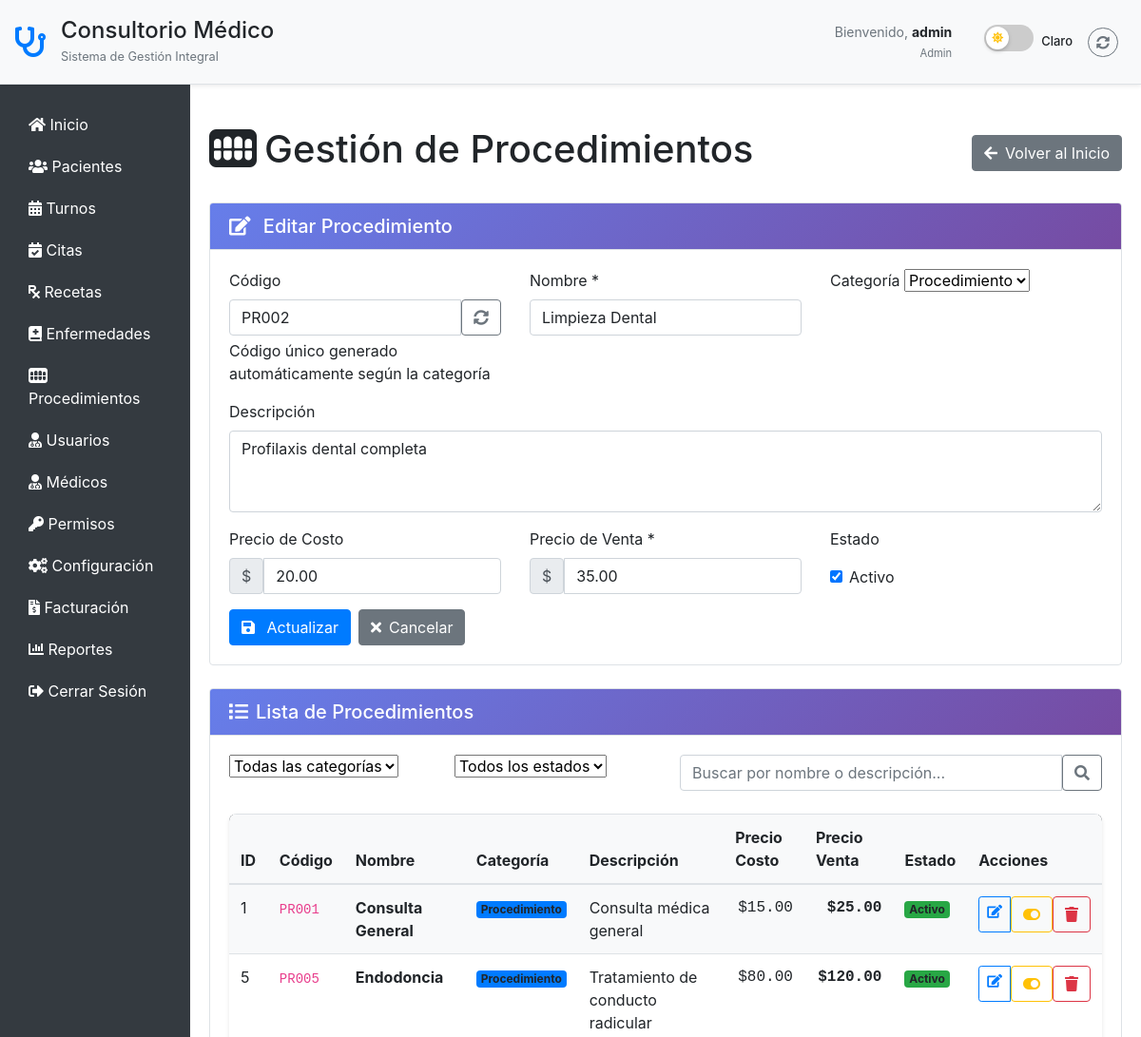
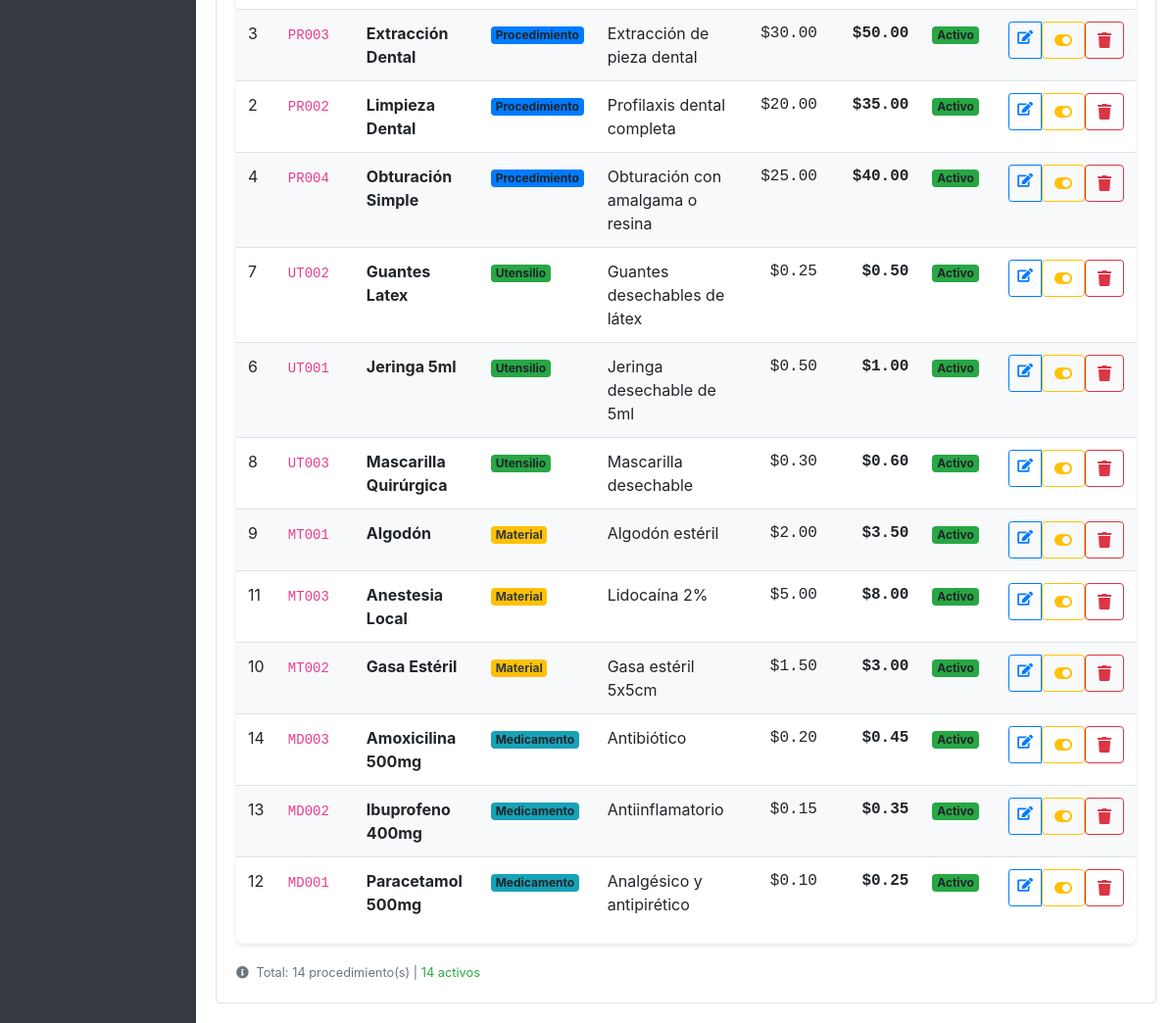
Screenshot of /procedimientos.php?edit=2 (signed in) with the database file from the repository (2 pictures, top to bottom).
### tables this page shows
CREATE TABLE `procedimientos` (
  `id` int NOT NULL AUTO_INCREMENT,
  `codigo` varchar(20) DEFAULT NULL,
  `nombre` varchar(255) NOT NULL,
  `descripcion` text,
  `precio_costo` decimal(10,2) DEFAULT '0.00',
  `precio_venta` decimal(10,2) NOT NULL DEFAULT '0.00',
  `categoria` enum('procedimiento','utensilio','material','medicamento') DEFAULT 'procedimiento',
  `activo` tinyint(1) DEFAULT '1',
  `created_at` timestamp NULL DEFAULT CURRENT_TIMESTAMP,
  `updated_at` timestamp NULL DEFAULT CURRENT_TIMESTAMP ON UPDATE CURRENT_TIMESTAMP,
  PRIMARY KEY (`id`),
  UNIQUE KEY `codigo` (`codigo`),
  KEY `idx_categoria` (`categoria`),
  KEY `idx_activo` (`activo`)
);

### procedimientos.php (the view, shortened to what the rows shown need)
<?php
require_once 'permissions.php';
$where_conditions = [];
$params = [];
$where_clause = !empty($where_conditions) ? "WHERE " . implode(" AND ", $where_conditions) : "";
try {
    $stmt = $conn->prepare("SELECT * FROM procedimientos $where_clause ORDER BY categoria, nombre");
    $stmt->execute($params);
    $procedimientos = $stmt->fetchAll(PDO::FETCH_ASSOC);
} catch (PDOException $e) {
    $error = "Error al obtener procedimientos: " . $e->getMessage();
    $procedimientos = [];
}
$procedimiento_edit = null;
if (isset($_GET['edit'])) {
    $edit_id = intval($_GET['edit']);
    try {
        $stmt = $conn->prepare("SELECT * FROM procedimientos WHERE id = ?");
        $stmt->execute([$edit_id]);
        $procedimiento_edit = $stmt->fetch(PDO::FETCH_ASSOC);
    } catch (PDOException $e) {
        $error = "Error al obtener procedimiento: " . $e->getMessage();
    }
}
?>
<!DOCTYPE html>
<html lang="es">
<head>
    <link rel="stylesheet" href="https://stackpath.bootstrapcdn.com/bootstrap/4.5.2/css/bootstrap.min.css">
    <link rel="stylesheet" href="https://cdnjs.cloudflare.com/ajax/libs/font-awesome/5.15.3/css/all.min.css">
    <link rel="stylesheet" href="css/dark-mode.css">
</head>
<body>
    <div class="container-fluid">
        <div class="row">
            <div class="col-md-10 content">
                <div class="d-flex justify-content-between align-items-center my-4">
                    <h1><i class="fas fa-teeth mr-2"></i>Gestión de Procedimientos</h1>
                </div>
                <div class="card mb-4">
                    <div class="card-body">
                        <form method="POST">
                            <div class="row">
                                <div class="col-md-4">
                                    <div class="mb-3">
                                        <div class="input-group">
                                            <input type="text" class="form-control" id="codigo" name="codigo"
                                                   value="<?= htmlspecialchars($procedimiento_edit['codigo'] ?? '') ?>"
                                                   placeholder="Se generará automáticamente">
                                            <button type="button" class="btn btn-outline-secondary" id="btnRegenerar"
                                                    title="Generar código automático">
                                                <i class="fas fa-sync-alt"></i>
                                            </button>
                                        </div>
                                    </div>
                                </div>
                                <div class="col-md-4">
                                    <div class="mb-3">
                                        <label for="nombre" class="form-label">Nombre *</label>
                                        <input type="text" class="form-control" id="nombre" name="nombre"
                                               value="<?= htmlspecialchars($procedimiento_edit['nombre'] ?? '') ?>" required>
                                    </div>
                                </div>
                                <div class="col-md-4">
                                    <div class="mb-3">
                                        <label for="categoria" class="form-label">Categoría</label>
                                        <select class="form-select" id="categoria" name="categoria">
                                            <option value="procedimiento" <?= ($procedimiento_edit['categoria'] ?? '') === 'procedimiento' ? 'selected' : '' ?>>
                                                Procedimiento
                                            </option>
                                        </select>
                                    </div>
                                </div>
                            </div>
                            <div class="mb-3">
                                <label for="descripcion" class="form-label">Descripción</label>
                                <textarea class="form-control" id="descripcion" name="descripcion" rows="3"><?= htmlspecialchars($procedimiento_edit['descripcion'] ?? '') ?></textarea>
                            </div>
                            <div class="row">
                                <div class="col-md-4">
                                    <div class="mb-3">
                                        <div class="input-group">
                                            <span class="input-group-text">$</span>
                                            <input type="number" class="form-control" id="precio_costo" name="precio_costo"
                                                   step="0.01" min="0" value="<?= $procedimiento_edit['precio_costo'] ?? '0' ?>">
                                        </div>
                                    </div>
                                </div>
                                <div class="col-md-4">
                                    <div class="mb-3">
                                        <div class="input-group">
                                            <span class="input-group-text">$</span>
                                            <input type="number" class="form-control" id="precio_venta" name="precio_venta"
                                                   step="0.01" min="0.01" value="<?= $procedimiento_edit['precio_venta'] ?? '' ?>" required>
                                        </div>
                                    </div>
                                </div>
                                <div class="col-md-4">
                                    <div class="mb-3">
                                        <div class="form-check form-switch mt-2">
                                            <input class="form-check-input" type="checkbox" id="activo" name="activo"
                                                   <?= ($procedimiento_edit['activo'] ?? 1) ? 'checked' : '' ?>>
                                            <label class="form-check-label" for="activo">Activo</label>
                                        </div>
                                    </div>
                                </div>
                            </div>
                        </form>
                    </div>
                </div>
                <div class="card">
                    <div class="card-body">
                        <div class="table-responsive">
                            <table class="table table-striped">
                                <thead class="table-dark">
                                    <tr>
                                        <th>ID</th>
                                        <th>Código</th>
                                        <th>Nombre</th>
                                        <th>Categoría</th>
                                        <th>Descripción</th>
                                        <th>Precio Costo</th>
                                        <th>Precio Venta</th>
                                        <th>Estado</th>
                                        <th>Acciones</th>
                                    </tr>
                                </thead>
                                <tbody>
                                    <?php if (empty($procedimientos)): ?>
                                        <tr>
                                            <td colspan="9" class="text-center py-4">
                                                <i class="fas fa-inbox fa-2x text-muted mb-2"></i>
                                                <br>No se encontraron procedimientos
                                            </td>
                                        </tr>
                                    <?php else: ?>
                                        <?php foreach ($procedimientos as $proc): ?>
                                            <tr>
                                                <td><?= $proc['id'] ?></td>
                                                <td>
                                                    <?= !empty($proc['codigo']) ? '<code>' . htmlspecialchars($proc['codigo']) . '</code>' : '<em class="text-muted">Sin código</em>' ?>
                                                </td>
                                                <td>
                                                    <strong><?= htmlspecialchars($proc['nombre']) ?></strong>
                                                </td>
                                                <td>
                                                    <?php
                                                    switch($proc['categoria']) {
                                                        case 'procedimiento':
                                                            $categoria_class = 'bg-primary';
                                                            break;
                                                        case 'utensilio':
                                                            $categoria_class = 'bg-success';
                                                            break;
                                                        case 'material':
                                                            $categoria_class = 'bg-warning text-dark';
                                                            break;
                                                        case 'medicamento':
                                                            $categoria_class = 'bg-info';
                                                            break;
                                                    }
                                                    ?>
                                                    <span class="badge <?= $categoria_class ?> categoria-badge">
                                                        <?= ucfirst($proc['categoria']) ?>
                                                    </span>
                                                </td>
                                                <td>
                                                    <?= !empty($proc['descripcion']) ? htmlspecialchars($proc['descripcion']) : '<em class="text-muted">Sin descripción</em>' ?>
                                                </td>
                                                <td class="precio-cell">
                                                    $<?= number_format($proc['precio_costo'], 2) ?>
                                                </td>
                                                <td class="precio-cell">
                                                    <strong>$<?= number_format($proc['precio_venta'], 2) ?></strong>
                                                </td>
                                                <td>
                                                    <?php if ($proc['activo']): ?>
                                                        <span class="badge bg-success">Activo</span>
                                                    <?php else: ?>
                                                        <span class="badge bg-danger">Inactivo</span>
                                                    <?php endif; ?>
                                                </td>
                                                <td>
                                                    <div class="btn-group btn-group-sm">
                                                        <a href="?edit=<?= $proc['id'] ?>" class="btn btn-outline-primary" title="Editar">
                                                            <i class="fas fa-edit"></i>
                                                        </a>
                                                        <form method="POST" style="display: inline;"
                                                              onsubmit="return confirm('¿Cambiar el estado de este procedimiento?')">
                                                            <button type="submit" class="btn btn-outline-warning" title="Cambiar Estado">
                                                                <i class="fas fa-toggle-<?= $proc['activo'] ? 'on' : 'off' ?>"></i>
                                                            </button>
                                                        </form>
                                                        <form method="POST" style="display: inline;"
                                                              onsubmit="return confirm('¿Está seguro de eliminar este procedimiento? Esta acción no se puede deshacer.')">
                                                            <button type="submit" class="btn btn-outline-danger" title="Eliminar">
                                                                <i class="fas fa-trash"></i>
                                                            </button>
                                                        </form>
                                                    </div>
                                                </td>
                                            </tr>
                                        <?php endforeach; ?>
                                    <?php endif; ?>
                                </tbody>
                            </table>
                        </div>
                    </div>
                </div>
            </div>
        </div>
    </div>
</body>
</html>

### rows the page displays
procedimientos: codigo "PR002", nombre "Limpieza Dental", categoria "Procedimiento", descripcion "Profilaxis dental completa", precio_costo "20.00", precio_venta "35.00", activo "☑", id "2", shows "Activo"
procedimientos: id "1", codigo "PR001", nombre "Consulta General", categoria "Procedimiento", descripcion "Consulta médica general", precio_costo "15.00", precio_venta "25.00", activo "Activo"
procedimientos: id "5", codigo "PR005", nombre "Endodoncia", categoria "Procedimiento", descripcion "Tratamiento de conducto radicular", precio_costo "80.00", precio_venta "120.00", activo "Activo"
procedimientos: id "3", codigo "PR003", nombre "Extracción Dental", categoria "Procedimiento", descripcion "Extracción de pieza dental", precio_costo "30.00", precio_venta "50.00", activo "Activo"
procedimientos: id "4", codigo "PR004", nombre "Obturación Simple", categoria "Procedimiento", descripcion "Obturación con amalgama o resina", precio_costo "25.00", precio_venta "40.00", activo "Activo"
procedimientos: id "7", codigo "UT002", nombre "Guantes Latex", categoria "Utensilio", descripcion "Guantes desechables de látex", precio_costo "0.25", precio_venta "0.50", activo "Activo"
procedimientos: id "6", codigo "UT001", nombre "Jeringa 5ml", categoria "Utensilio", descripcion "Jeringa desechable de 5ml", precio_costo "0.50", precio_venta "1.00", activo "Activo"
procedimientos: id "8", codigo "UT003", nombre "Mascarilla Quirúrgica", categoria "Utensilio", descripcion "Mascarilla desechable", precio_costo "0.30", precio_venta "0.60", activo "Activo"
procedimientos: id "9", codigo "MT001", nombre "Algodón", categoria "Material", descripcion "Algodón estéril", precio_costo "2.00", precio_venta "3.50", activo "Activo"
procedimientos: id "11", codigo "MT003", nombre "Anestesia Local", categoria "Material", descripcion "Lidocaína 2%", precio_costo "5.00", precio_venta "8.00", activo "Activo"
procedimientos: id "10", codigo "MT002", nombre "Gasa Estéril", categoria "Material", descripcion "Gasa estéril 5x5cm", precio_costo "1.50", precio_venta "3.00", activo "Activo"
procedimientos: id "14", codigo "MD003", nombre "Amoxicilina 500mg", categoria "Medicamento", descripcion "Antibiótico", precio_costo "0.20", precio_venta "0.45", activo "Activo"
procedimientos: id "13", codigo "MD002", nombre "Ibuprofeno 400mg", categoria "Medicamento", descripcion "Antiinflamatorio", precio_costo "0.15", precio_venta "0.35", activo "Activo"
procedimientos: id "12", codigo "MD001", nombre "Paracetamol 500mg", categoria "Medicamento", descripcion "Analgésico y antipirético", precio_costo "0.10", precio_venta "0.25", activo "Activo"

### other values shown
$_SESSION['username'] "admin"
$_SESSION['rol'] "Admin"
count($procedimientos) "14"
count($activos) "14"
